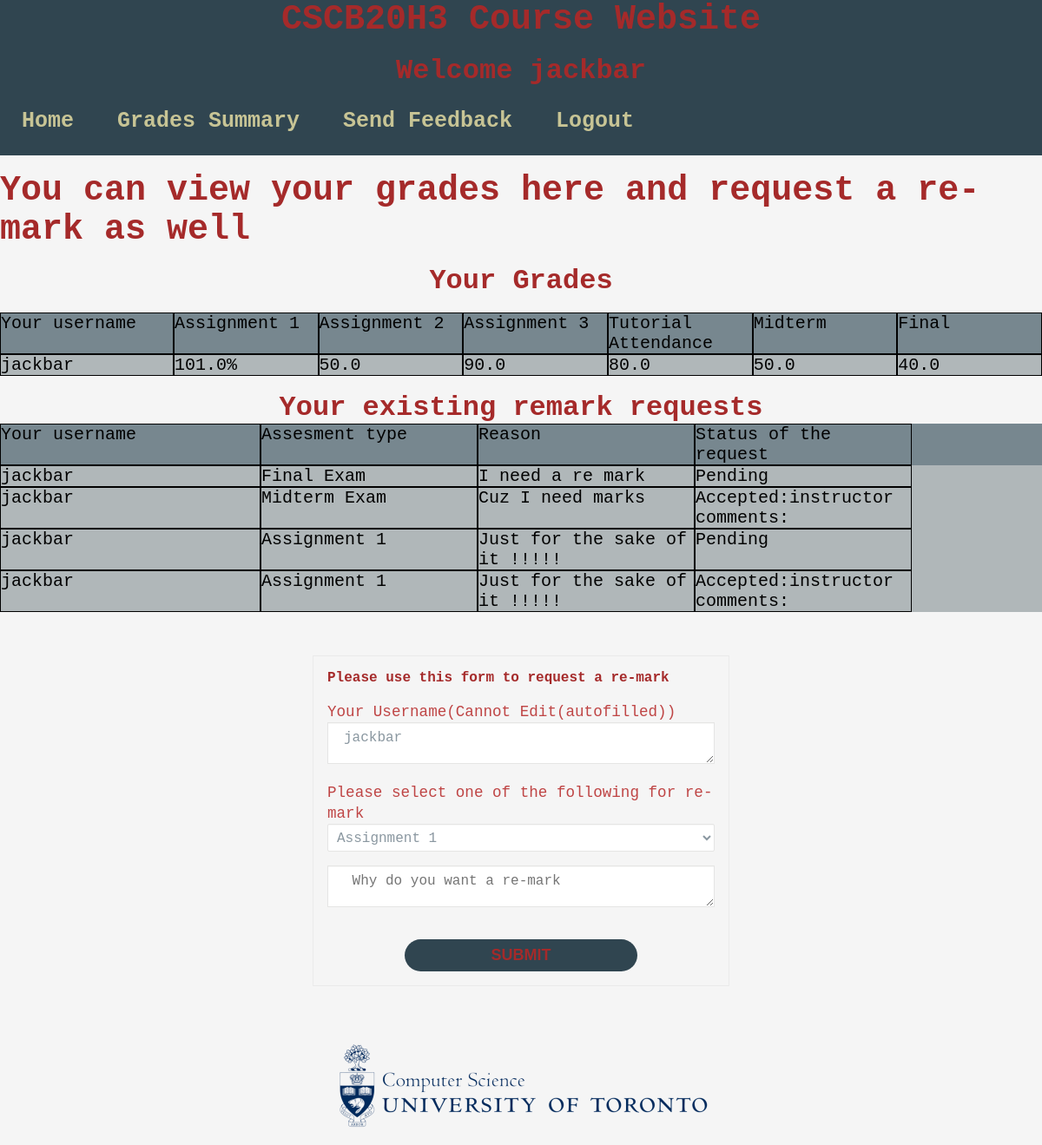
The page /View_Grades_Student (signed in) on the database as committed earlier.
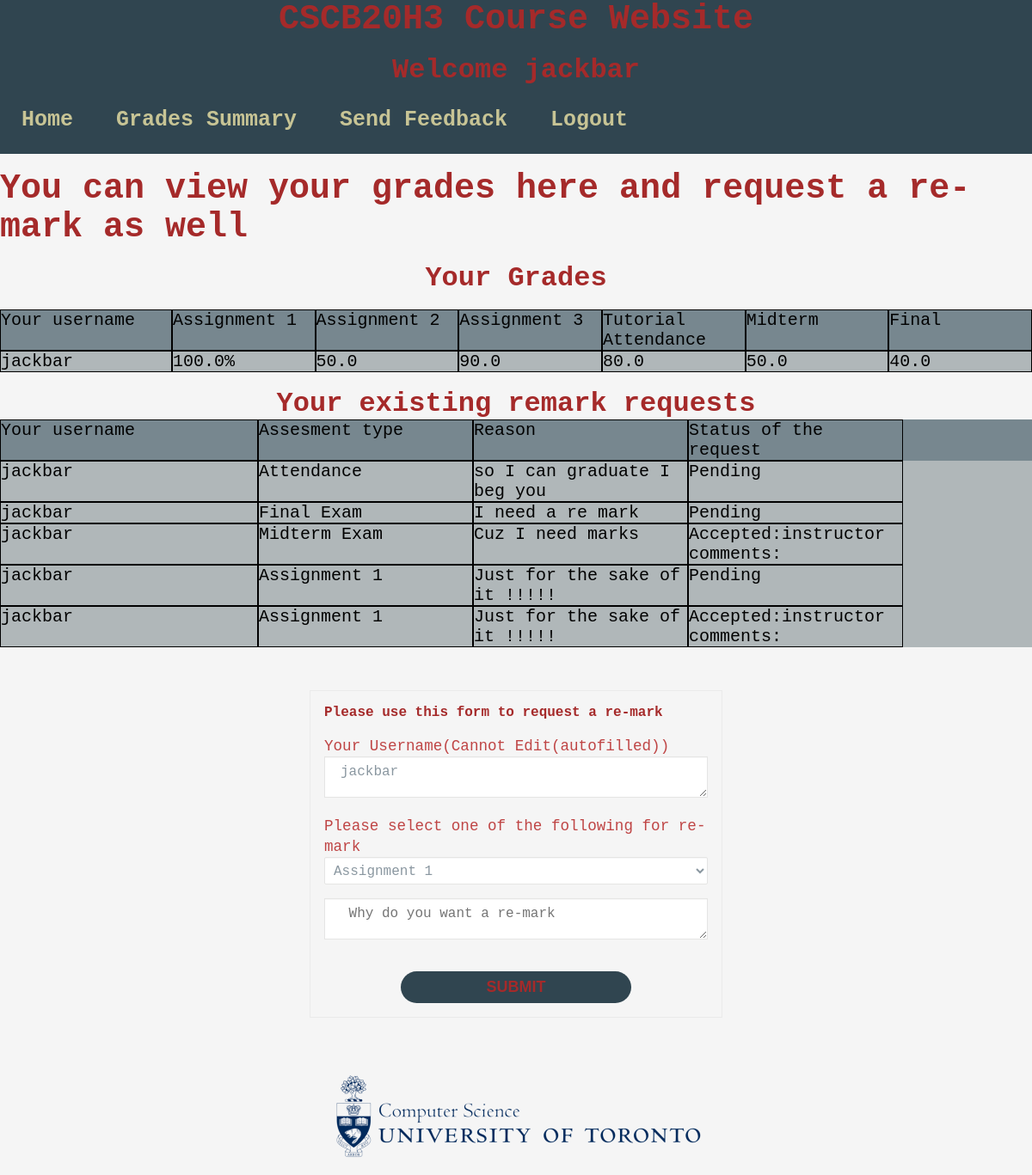
The same page on the database as committed later.
### app.py (models this page shows, shortened)
class Student(db.Model):
    __tablename__ = 'Student'
    id = db.Column(db.Integer, primary_key=True)
    username = db.Column(db.String(100), unique=True, nullable=False)
    email = db.Column(db.String(100), unique=True, nullable=False)
    password = db.Column(db.String(100), nullable=False)
    assignment1 = db.Column(db.Float, nullable=False)
    assignment2 = db.Column(db.Float, nullable=False)
    assignment3 = db.Column(db.Float, nullable=False)
    tut_attendance = db.Column(db.Float, nullable=False)
    midterm = db.Column(db.Float, nullable=False)
    final = db.Column(db.Float, nullable=False)

class Remark(db.Model):
    __tablename__ = 'Remark'
    id = db.Column(db.Integer, primary_key=True)
    assessment = db.Column(db.String(100), nullable=False) # i.e. assignment1
    reason = db.Column(db.String(2500), nullable=False)
    status = db.Column(db.String(100), nullable=False) # Pending, Approved or Rejected
    student_username = db.Column(db.String(2500), nullable=False)

### app.py (the view, shortened to what this page needs)
@app.route('/View_Grades_Student', methods = ['GET', 'POST'])
def View_Grades_Student():
    pagename = 'View_Grades_Student'
    query_Student_result = Student.query.order_by(Student.username)
    remark_query_result = Remark.query.all()
    remark_query_result.reverse() # This ensures the remarks are ordered from latest to earliest by request-time/date
    if request.method == 'GET':
        return render_template('View_Grades_Student.html', pagename = pagename,query_Student_result= query_Student_result,remark_query_result=remark_query_result)

### templates/View_Grades_Student.html (shortened to what this page needs)
{% extends "template.html" %}
{% block content %}
<h1>You can view your grades here and request a re-mark as well </h1>
<br>
<center><h2> Your Grades</h2> </center>
<br>
<div class="table">
  <div class="row rowdark">
    <div class="cell w">Your username</div>
    <div class="cell">Assignment 1</div>
    <div class="cell">Assignment 2</div>
    <div class="cell">Assignment 3</div>
    <div class="cell">Tutorial Attendance</div>
    <div class="cell">Midterm</div>
    <div class="cell">Final</div>
</div>
{% for student in query_Student_result %}
    {%if student.username == session.user%}
      <div class="row rowlight">
      <div class="cell w"> {{student.username}} </div>
      <div class="cell"> {{student.assignment1}}%</div>
      <div class="cell"> {{student.assignment2}} </div>
      <div class="cell"> {{student.assignment3}} </div>
      <div class="cell"> {{student.tut_attendance}} </div>
      <div class="cell"> {{student.midterm}} </div>
      <div class="cell"> {{student.final}} </div>
      </div>
        {%endif%}
{% endfor %}
<br>
<center><h2>Your existing remark requests </h2> </center>
<div class="table">
  <div class="row rowdark">
    <div class="cell w">Your username</div>
    <div class="cell">Assesment type</div>
    <div class="cell">Reason </div>
    <div class="cell">Status of the request</div>
  </div>
{%for re in remark_query_result %}
  {%if re.student_username == session.user%}
  <div class="row rowlight">
    <div class="cell w"> {{re.student_username}}  </div>
    <div class="cell"> {{re.assessment}} </div>
    <div class="cell"> {{re.reason}}   </div>
    <div class="cell">{{re.status}}</div>
    </div>
  {%endif%}
{%endfor%}
<form action="http://127.0.0.1:5000/View_Grades_Student" method = "POST">
    <div class = "Remark_Request_container">
      <h3 id="h3_feedback">Please use this form to request a re-mark</h3>
    <br>
    <label for="Uname">Your Username(Cannot Edit(autofilled))</label>
    <textarea id="Uname" Name ="Uname" readonly>{{ session.user }}</textarea>
    <label for="Course_Work">Please select one of the following for re-mark</label>
    <select id="Course_Work"  name="Course_Work" required>
        <option value = "Assignment 1"> Assignment 1 </option>
     </select>
    <textarea id="Reason" name="Reason" cols = "32" rows = "8" placeholder=" Why do you want a re-mark" required></textarea>
  </div>
  <button type="Submit">Submit</button>
  </form>
{% endblock %}

Rows that differ between the two databases and show on the page:
changed Student "jackbar": assignment1 "101.0" → "100.0"
added Remark: student_username "jackbar", assessment "Attendance", reason "so I can graduate I beg you", status "Pending"
